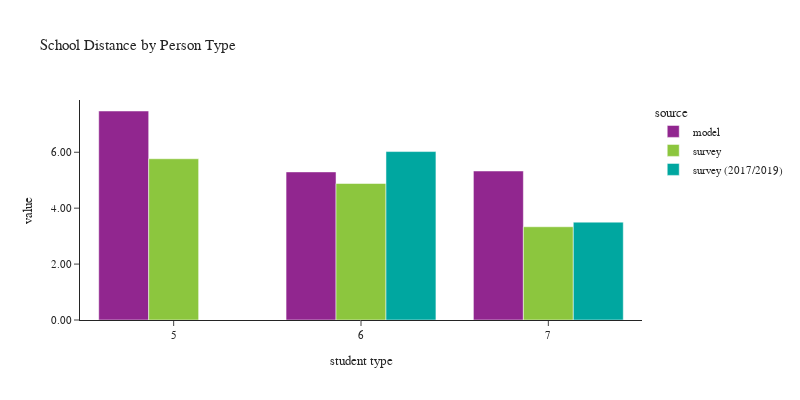

Write notebook code for a chart like this one.
### Code cell
plot_school_location(df_students[df_students['pptyp'].isin([5,6,7])], 
                     'pptyp', 'Person Type', 'student type')

### Figure 1 — Plotly figure (JSON) as saved in the notebook; plotly's stock layout.template omitted (floating-point values rounded to 4 significant figures)
{"data": [{"alignmentgroup": "True", "customdata": [[162376], [127563], [533924]], "hovertemplate": "source=model<br>pptyp=%{x}<br>value=%{y}<br>sample count=%{customdata[0]}<extra></extra>", "legendgroup": "model", "marker": {"color": "#91268F", "pattern": {"shape": ""}}, "name": "model", "offsetgroup": "model", "orientation": "v", "showlegend": true, "textposition": "auto", "type": "bar", "x": [5, 6, 7], "xaxis": "x", "y": [7.475, 5.297, 5.33], "yaxis": "y"}, {"alignmentgroup": "True", "customdata": [[169], [113], [530]], "hovertemplate": "source=survey<br>pptyp=%{x}<br>value=%{y}<br>sample count=%{customdata[0]}<extra></extra>", "legendgroup": "survey", "marker": {"color": "#8CC63E", "pattern": {"shape": ""}}, "name": "survey", "offsetgroup": "survey", "orientation": "v", "showlegend": true, "textposition": "auto", "type": "bar", "x": [5, 6, 7], "xaxis": "x", "y": [5.767, 4.883, 3.335], "yaxis": "y"}, {"alignmentgroup": "True", "customdata": [[81], [370]], "hovertemplate": "source=survey (2017/2019)<br>pptyp=%{x}<br>value=%{y}<br>sample count=%{customdata[0]}<extra></extra>", "legendgroup": "survey (2017/2019)", "marker": {"color": "#00A7A0", "pattern": {"shape": ""}}, "name": "survey (2017/2019)", "offsetgroup": "survey (2017/2019)", "orientation": "v", "showlegend": true, "textposition": "auto", "type": "bar", "x": [6, 7], "xaxis": "x", "y": [6.025, 3.501], "yaxis": "y"}], "layout": {"barmode": "group", "font": {"size": 11}, "height": 400, "legend": {"title": {"text": "source"}, "tracegroupgap": 0}, "title": {"text": "School Distance by Person Type"}, "width": 800, "xaxis": {"anchor": "y", "domain": [0, 1], "title": {"text": "student type"}}, "yaxis": {"anchor": "x", "domain": [0, 1], "tickformat": ".2f", "title": {"text": "value"}}}}
